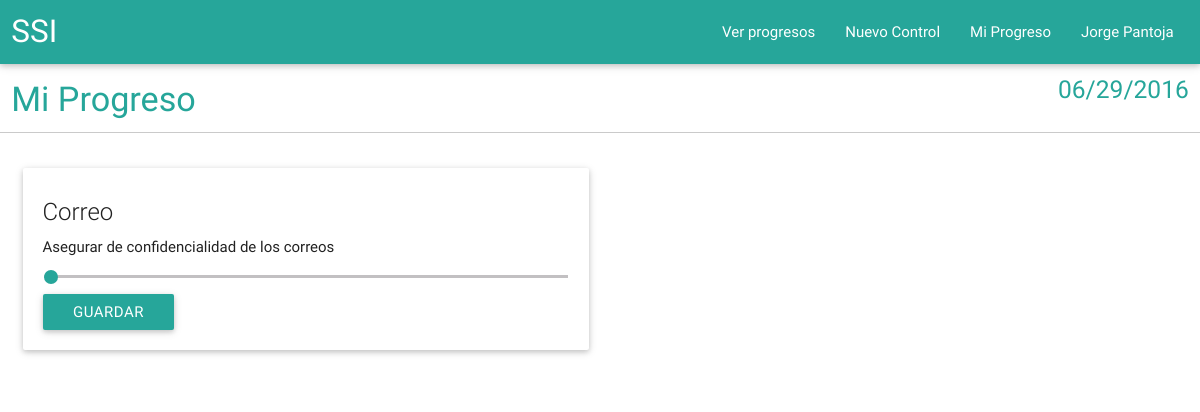
Page /progress/show_progress (signed in) on the committed database.
### userprofiles/models.py (models this page shows, shortened)
class Userprofile(AbstractBaseUser):
    email = models.EmailField(
        verbose_name='email address',
        max_length=255,
        unique=True,
    )
    name = models.CharField(max_length=255)
    lastname = models.CharField(max_length=255)
    is_active = models.BooleanField(default=True)
    is_admin = models.BooleanField(default=False)
    objects = UserprofileManager()
    USERNAME_FIELD = 'email'
    REQUIRED_FIELDS = ['name','lastname']

### components/models.py (models this page shows, shortened)
class Component(models.Model):
	name = models.CharField(max_length=255)
	class Meta:
		ordering = ('id',)

### tasks/models.py (models this page shows, shortened)
class Task(models.Model):
	name = models.CharField(max_length=255)
	actions = models.CharField(max_length=255)
	observations = models.CharField(max_length=255)
	responsable = models.ForeignKey(Userprofile,verbose_name='responsable')
	component = models.ForeignKey(Component,verbose_name='componente')
	class Meta:
		ordering = ('id',)

### progress/views.py (the view)
# urls.py: url(r'^progress/show_progress$', views.showProgress, name="showprogress"),
def showProgress(request):
	tasks = Task.objects.filter(responsable = request.user)
	taskdata=[]
	for t in tasks:
		try:
			progress=Progress.objects.get(task=t,date=datetime.now(),)
			print(progress)
			progressvalue=progress.value
		except Progress.DoesNotExist:
			progressvalue=0
		data={'id':t.id,
				'name':t.name,
				'component':t.component.name,
				'progressvalue':progressvalue,
		}
		taskdata.append(data)
	today = datetime.now()
	context = {'taskdata' : taskdata,}
	context['todaydate']=today
	return render(request, 'progress/set_progress.html', context)

### templates/progress/set_progress.html (shortened to what this page needs)
{% extends "base.html" %}
{% block content %}
<div class="row">
	<div class="col m6">
		<h4>Mi Progreso</h4>
	</div>
	<div class="col m6 ">
		<h5 class="right-align">{{todaydate|date:"SHORT_DATE_FORMAT"}}</h5>
	</div>
	<hr>
</div>
<div class="row">
	<div class="col m12">
		<div class="row">
		{% regroup taskdata by component as tasks_component %}
		{% for tc in tasks_component %}
			<div class="col s6 m6">
				<div class="card ">
				    <div class="card-content cardProgress ">
		      			<form id="{{tc.grouper}}" >
				      	<span class="card-title">{{tc.grouper}}</span>
				      	{% for t in tc.list %}
				      	<p>{{t.name}}</p>
					    <p class="range-field">
					      	<input id="{{t.id}}" type="range" min="0" max="100" value="{{t.progressvalue}}" />
					    </p>
						{% endfor %}
			      		<button type="submit"  class="btn waves-effect waves-light ">Guardar</button>
				  		</form>
				    </div>
				</div>
			</div>
		{% empty %}
		No tienes tareas asignadas, contáctese con el administrador.
	  	{% endfor %}
		</div>
	</div>
</div>
{% endblock  %}

### templates/base.html (shortened to what this page needs)
<!DOCTYPE html>
<html lang="es">
<head>
	{% load staticfiles %}
	<link rel="stylesheet" type="text/css" href="{% static 'css/materialize.css' %}">
	<link rel="stylesheet" type="text/css" href="{% static 'css/app.css' %}">
</head>
<body>
	<nav>
		<div class="row">
		    <div class="nav-wrapper">
		    	<div class="col s12">
			      	<a href="#" class="brand-logo">SSI</a>
			      	<ul id="nav-mobile" class="right hide-on-med-and-down">
			      		{% if user.is_admin %}
			        	<li><a class="dropdown-button" href="#" data-activates="dropdown_progresos">Ver progresos</a></li>
			        	<li><a class="a-contrast" href="{% url "tasks:createtask" %}">Nuevo Control</a></li>
			        	{% endif %}
			        	{% if user.is_authenticated %}
						<li><a href="{% url "progress:showprogress" %}" class ="a-contrast">Mi Progreso</a></li>
			        	<li><a class="dropdown-button" href="#" data-activates="dropdown_user">{{ user.name }} {{ user.lastname }}</a></li>
						{% else %}
						<a class="a-contrast" href="{% url "userprofiles:signin" %}">Iniciar Sesión</a>
						{% endif %}
			      	</ul>
		    	</div>
		    </div>
		</div>
	</nav>
	<section class="body-container">
	{% block content %}
	{% endblock %}
	</section>
</body>
</html>

### static/css/app.css (style rules this page uses)
hr { max-width: 90rem; height: 0; border-right: 0; border-top: 0; border-bottom: 1px solid #cacaca; border-left: 0; clear: both; }
h1, h2, h3, h4, h5 { color : #26a69a; }

### rows in the picture
Userprofile: name "Jorge", lastname "Pantoja"
Component: grouper "Correo"
Task: name "Asegurar de confidencialidad de los correos"

### other values in the picture
{{ todaydate|date:"SHORT_DATE_FORMAT" }} "06/29/2016"
